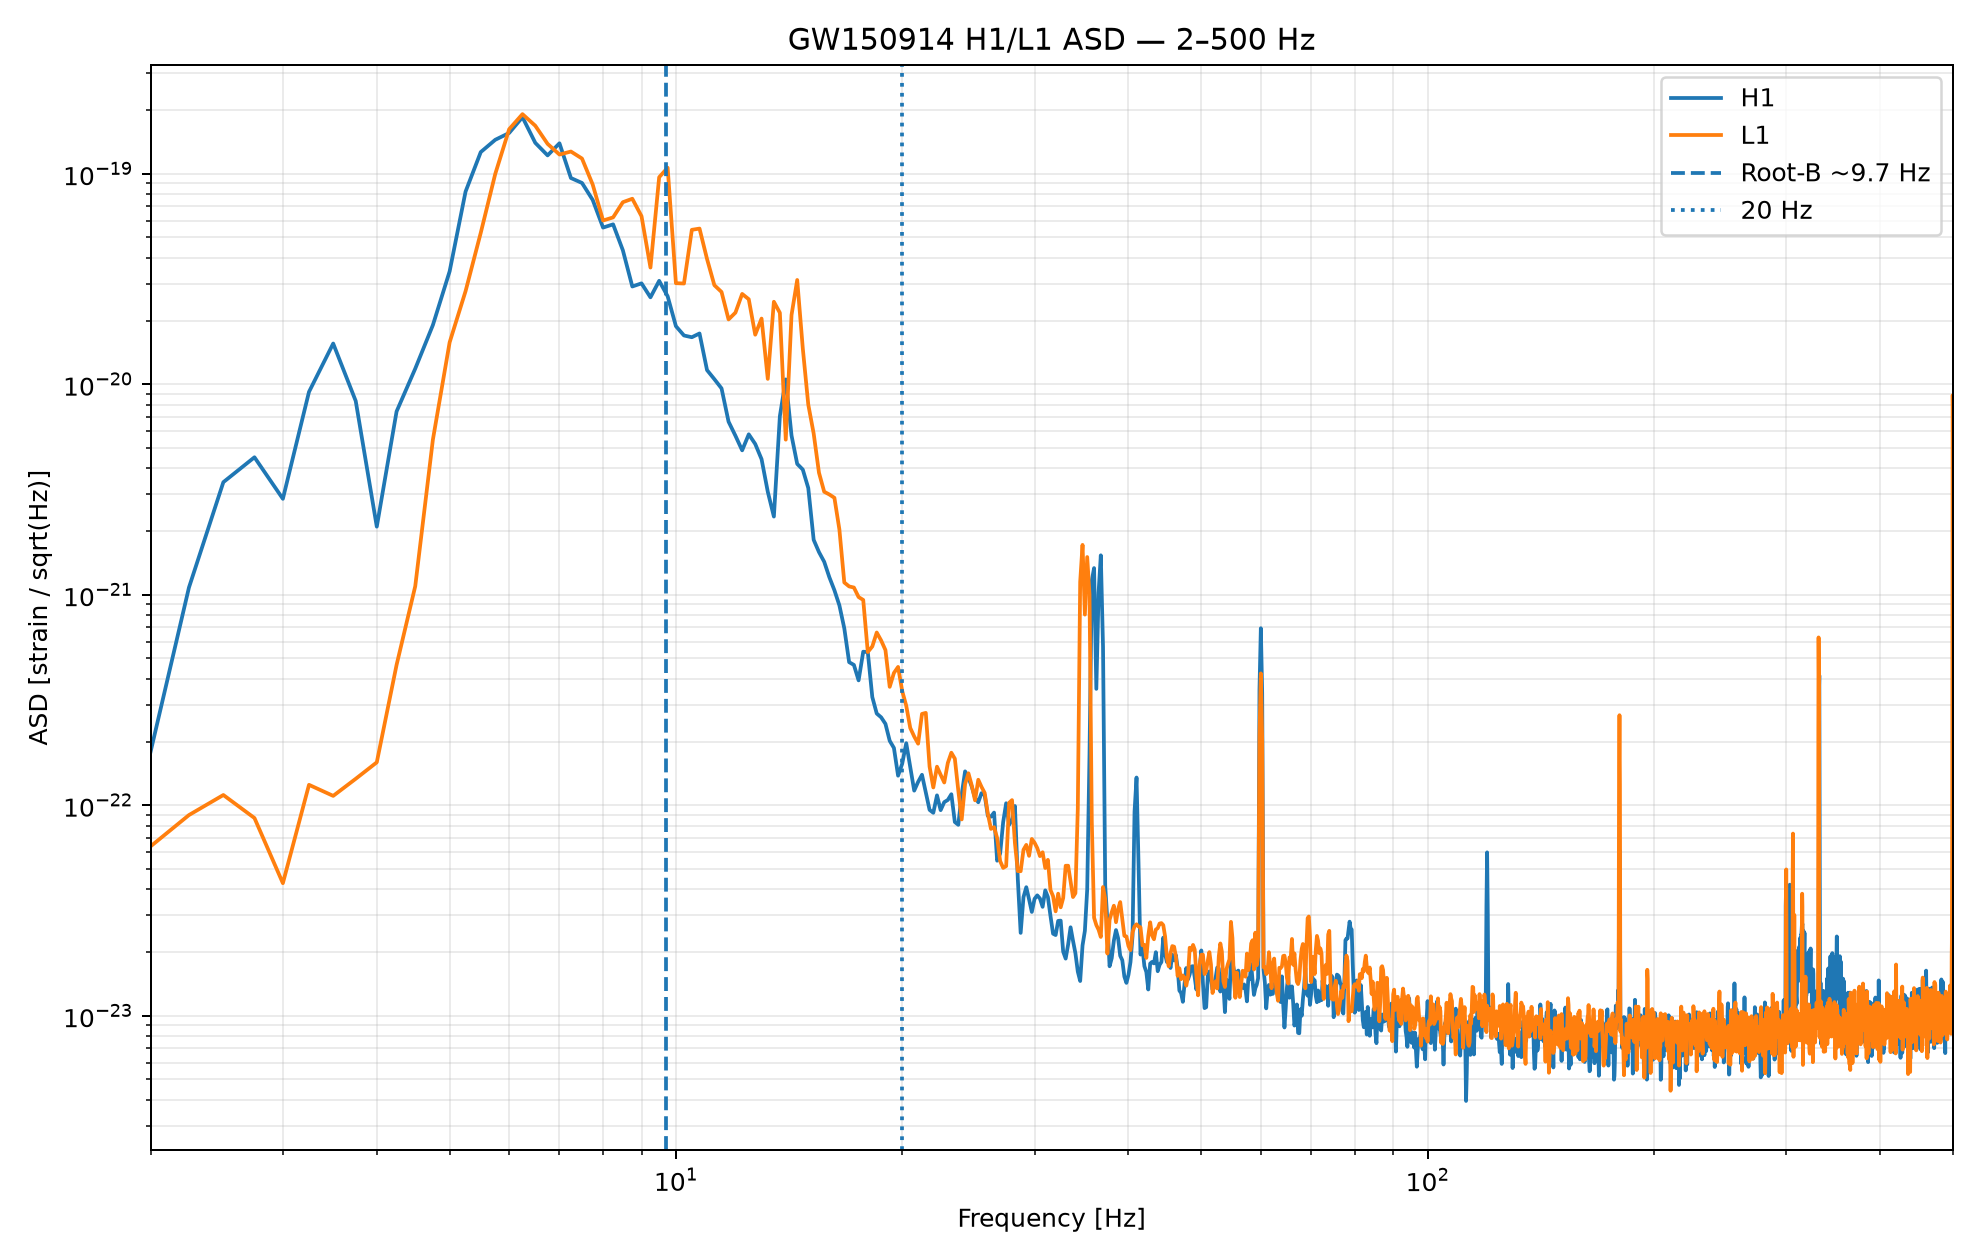

Recreate this plot in Python.
#!/usr/bin/env python3

"""
Stage 6.3c — GW150914 low-frequency PSD gate

Purpose
-------
Technical data-quality gate before any matched-filter test
of the Root-B QNM.

Root-B frequency:
    approximately 9.6 - 9.8 Hz

This stage ONLY checks whether the selected GWOSC data product
contains usable low-frequency information near 9.7 Hz.

It does NOT:
    - test the Lambda model
    - fit a Lambda template
    - perform matched filtering
    - claim an astrophysical detection
    - establish a Kerr mapping
    - reject the Lambda model

Input files:
    ./gw150914_data/H-H1_LOSC_4_V1-1126259446-32.hdf5
    ./gw150914_data/L-L1_LOSC_4_V1-1126259446-32.hdf5

Outputs:
    stage6_3c_gw150914_psd_gate.csv
    stage6_3c_gw150914_rootB_psd.csv
    stage6_3c_gw150914_psd_gate.png
    stage6_3c_gw150914_psd_low_frequency.png
    stage6_3c_gw150914_psd_gate.json
"""

import os
import json

import h5py
import numpy as np
import pandas as pd
import matplotlib.pyplot as plt

from scipy.signal import welch


# ============================================================
# CONFIGURATION
# ============================================================

# IMPORTANT:
# The GW150914 files are in the gw150914_data subdirectory.
FILES = {
    "H1": os.path.join(
        "gw150914_data",
        "H-H1_LOSC_4_V1-1126259446-32.hdf5"
    ),
    "L1": os.path.join(
        "gw150914_data",
        "L-L1_LOSC_4_V1-1126259446-32.hdf5"
    ),
}


# Validated Root-B frequency range from Stage 5K
ROOT_B_FREQS = np.array([
    9.596712868,
    9.647287000,
    9.697698000,
    9.747953000,
    9.798060000,
    9.824309473,
])


# Frequencies used for technical comparison
REFERENCE_FREQS = np.array([
    9.7,
    20.0,
    30.0,
    50.0,
    100.0,
    200.0,
])


# Use central part of the 32-second file.
# This avoids file edges.
ANALYSIS_START = 4.0
ANALYSIS_DURATION = 24.0


# Welch PSD parameters
PSD_SEGMENT_SECONDS = 4.0
OVERLAP = 0.5


# Plot range
FMIN = 2.0
FMAX = 500.0


# ============================================================
# LOAD GWOSC HDF5
# ============================================================

def load_gwosc_strain(filename):
    """
    Load strain and metadata from a GWOSC HDF5 file.
    """

    if not os.path.exists(filename):

        raise FileNotFoundError(
            "\nFile not found:\n"
            f"    {os.path.abspath(filename)}\n\n"
            "Expected GW150914 data files under:\n"
            "    ./gw150914_data/\n"
        )


    with h5py.File(filename, "r") as f:

        if "strain" not in f:

            raise RuntimeError(
                f"{filename}: missing /strain group."
            )


        if "Strain" not in f["strain"]:

            raise RuntimeError(
                f"{filename}: missing /strain/Strain dataset."
            )


        dataset = f["strain"]["Strain"]

        attrs = dict(dataset.attrs)

        strain = np.asarray(
            dataset[:],
            dtype=np.float64
        )


        # ----------------------------------------------------
        # Determine sample rate
        # ----------------------------------------------------

        sample_rate = None


        if "Xspacing" in attrs:

            sample_rate = 1.0 / float(
                attrs["Xspacing"]
            )


        elif "sample_rate" in attrs:

            sample_rate = float(
                attrs["sample_rate"]
            )


        elif "SampleRate" in attrs:

            sample_rate = float(
                attrs["SampleRate"]
            )


        # Try metadata groups if necessary
        if sample_rate is None:

            possible_groups = [
                "meta",
                "meta/Observatory",
                "meta/Detector",
            ]


            for group_name in possible_groups:

                if group_name not in f:
                    continue


                group = f[group_name]


                for key in [
                    "SampleRate",
                    "sample_rate",
                    "SamplingRate",
                ]:

                    if key in group.attrs:

                        sample_rate = float(
                            group.attrs[key]
                        )

                        break


                if sample_rate is not None:
                    break


        if sample_rate is None:

            raise RuntimeError(
                f"{filename}: "
                "could not determine sample rate."
            )


        # ----------------------------------------------------
        # GPS start
        # ----------------------------------------------------

        gps_start = None


        for key in [
            "Xstart",
            "XStart",
            "GPSstart",
            "gps_start",
        ]:

            if key in attrs:

                gps_start = float(
                    attrs[key]
                )

                break


    return (
        strain,
        sample_rate,
        gps_start,
        attrs,
    )


# ============================================================
# PSD / ASD
# ============================================================

def compute_psd(strain, fs):
    """
    Compute Welch PSD and ASD.
    """

    nperseg = int(
        PSD_SEGMENT_SECONDS * fs
    )


    if nperseg > len(strain):

        nperseg = len(strain)


    noverlap = int(
        nperseg * OVERLAP
    )


    if noverlap >= nperseg:

        noverlap = nperseg // 2


    freqs, psd = welch(
        strain,
        fs=fs,
        window="hann",
        nperseg=nperseg,
        noverlap=noverlap,
        detrend="constant",
        scaling="density",
    )


    psd = np.maximum(
        psd,
        0.0
    )


    asd = np.sqrt(psd)


    return (
        freqs,
        psd,
        asd
    )


# ============================================================
# NEAREST FREQUENCY
# ============================================================

def nearest_value(freqs, values, target):
    """
    Return the value and actual frequency bin nearest to target.
    """

    idx = np.argmin(
        np.abs(
            freqs - target
        )
    )


    return (
        float(values[idx]),
        float(freqs[idx])
    )


# ============================================================
# DETECTOR ANALYSIS
# ============================================================

def analyze_detector(detector, filename):

    print()
    print("=" * 72)
    print(f"DETECTOR: {detector}")
    print("=" * 72)


    # --------------------------------------------------------
    # Load
    # --------------------------------------------------------

    (
        strain,
        fs,
        gps_start,
        attrs
    ) = load_gwosc_strain(
        filename
    )


    duration = (
        len(strain) / fs
    )


    print(
        f"File:        {filename}"
    )

    print(
        f"Samples:     {len(strain):,}"
    )

    print(
        f"Sample rate: {fs:.6f} Hz"
    )

    print(
        f"Duration:    {duration:.3f} s"
    )


    if gps_start is not None:

        print(
            f"GPS start:   {gps_start:.3f}"
        )


    # --------------------------------------------------------
    # Analysis window
    # --------------------------------------------------------

    start_index = int(
        ANALYSIS_START * fs
    )


    stop_index = int(
        (
            ANALYSIS_START
            + ANALYSIS_DURATION
        ) * fs
    )


    stop_index = min(
        stop_index,
        len(strain)
    )


    if stop_index <= start_index:

        raise RuntimeError(
            f"{detector}: invalid analysis window."
        )


    x = strain[
        start_index:stop_index
    ]


    actual_start = (
        start_index / fs
    )

    actual_stop = (
        stop_index / fs
    )


    print(
        f"PSD interval: "
        f"{actual_start:.3f} - "
        f"{actual_stop:.3f} s"
    )


    # Remove DC
    x = (
        x
        - np.mean(x)
    )


    # --------------------------------------------------------
    # PSD
    # --------------------------------------------------------

    (
        freqs,
        psd,
        asd
    ) = compute_psd(
        x,
        fs
    )


    # --------------------------------------------------------
    # Reference frequencies
    # --------------------------------------------------------

    reference_rows = []


    for target in REFERENCE_FREQS:

        asd_value, actual_frequency = (
            nearest_value(
                freqs,
                asd,
                target
            )
        )


        psd_value, _ = (
            nearest_value(
                freqs,
                psd,
                target
            )
        )


        reference_rows.append({
            "detector": detector,
            "requested_frequency_hz": float(
                target
            ),
            "actual_frequency_hz": (
                actual_frequency
            ),
            "asd": asd_value,
            "psd": psd_value,
        })


    reference_df = pd.DataFrame(
        reference_rows
    )


    # --------------------------------------------------------
    # Root-B frequencies
    # --------------------------------------------------------

    root_rows = []


    for target in ROOT_B_FREQS:

        asd_value, actual_frequency = (
            nearest_value(
                freqs,
                asd,
                target
            )
        )


        psd_value, _ = (
            nearest_value(
                freqs,
                psd,
                target
            )
        )


        root_rows.append({
            "detector": detector,
            "rootB_frequency_hz": float(
                target
            ),
            "nearest_frequency_hz": (
                actual_frequency
            ),
            "asd": asd_value,
            "psd": psd_value,
        })


    root_df = pd.DataFrame(
        root_rows
    )


    # --------------------------------------------------------
    # 9.7 Hz and 100 Hz comparison
    # --------------------------------------------------------

    asd_9p7, actual_9p7 = (
        nearest_value(
            freqs,
            asd,
            9.7
        )
    )


    asd_100, actual_100 = (
        nearest_value(
            freqs,
            asd,
            100.0
        )
    )


    if asd_100 > 0:

        ratio = (
            asd_9p7
            / asd_100
        )

        ratio_db = (
            20.0
            * np.log10(ratio)
        )

    else:

        ratio = np.inf
        ratio_db = np.inf


    # --------------------------------------------------------
    # 5-15 Hz versus 90-110 Hz
    # --------------------------------------------------------

    low_mask = (
        (freqs >= 5.0)
        & (freqs <= 15.0)
    )


    reference_mask = (
        (freqs >= 90.0)
        & (freqs <= 110.0)
    )


    if np.any(low_mask):

        median_low = float(
            np.median(
                asd[low_mask]
            )
        )

    else:

        median_low = np.nan


    if np.any(reference_mask):

        median_reference = float(
            np.median(
                asd[reference_mask]
            )
        )

    else:

        median_reference = np.nan


    if (
        np.isfinite(median_low)
        and np.isfinite(median_reference)
        and median_reference > 0
    ):

        low_high_ratio = (
            median_low
            / median_reference
        )

    else:

        low_high_ratio = np.nan


    # --------------------------------------------------------
    # Simple cutoff diagnostic
    #
    # IMPORTANT:
    # This does NOT identify the official processing cutoff.
    # It only searches for a sharp spectral transition.
    # --------------------------------------------------------

    diagnostic_freqs = np.arange(
        5.0,
        30.0,
        0.5
    )


    diagnostic_asd = []


    for target in diagnostic_freqs:

        value, _ = (
            nearest_value(
                freqs,
                asd,
                target
            )
        )


        diagnostic_asd.append(
            value
        )


    diagnostic_asd = np.asarray(
        diagnostic_asd
    )


    possible_cutoff_hz = None


    positive = (
        diagnostic_asd
        > np.finfo(float).tiny
    )


    if np.sum(positive) >= 3:

        log_asd = np.log10(
            diagnostic_asd[
                positive
            ]
        )


        derivative = np.abs(
            np.diff(log_asd)
        )


        if len(derivative) > 0:

            idx = int(
                np.argmax(
                    derivative
                )
            )


            if derivative[idx] > 1.0:

                possible_cutoff_hz = float(
                    diagnostic_freqs[idx]
                )


    # --------------------------------------------------------
    # Technical classification
    #
    # NOT a physical detection threshold.
    # --------------------------------------------------------

    if ratio > 100.0:

        classification = (
            "VERY_HIGH_LOW_FREQUENCY_NOISE"
        )

    elif ratio > 10.0:

        classification = (
            "HIGH_LOW_FREQUENCY_NOISE"
        )

    elif ratio > 3.0:

        classification = (
            "ELEVATED_LOW_FREQUENCY_NOISE"
        )

    else:

        classification = (
            "NO_LARGE_ASD_PENALTY"
        )


    # --------------------------------------------------------
    # Console output
    # --------------------------------------------------------

    print()
    print("ASD reference values:")
    print()


    for _, row in (
        reference_df.iterrows()
    ):

        print(
            f"  "
            f"{row['requested_frequency_hz']:8.1f} Hz"
            f"   ASD = "
            f"{row['asd']:.6e}"
        )


    print()

    print(
        f"ASD @ 9.7 Hz  = "
        f"{asd_9p7:.6e}"
    )

    print(
        f"ASD @ 100 Hz  = "
        f"{asd_100:.6e}"
    )

    print(
        f"9.7/100 ratio  = "
        f"{ratio:.6e}"
    )

    print(
        f"9.7/100 dB     = "
        f"{ratio_db:.2f} dB"
    )

    print(
        f"Median ASD 5-15 Hz = "
        f"{median_low:.6e}"
    )

    print(
        f"Median ASD 90-110 Hz = "
        f"{median_reference:.6e}"
    )

    print(
        f"Low/high band ratio = "
        f"{low_high_ratio:.6e}"
    )


    if possible_cutoff_hz is not None:

        print(
            "Possible sharp spectral transition "
            f"near {possible_cutoff_hz:.1f} Hz"
        )

    else:

        print(
            "No obvious sharp spectral transition "
            "detected by diagnostic."
        )


    print(
        f"Technical classification: "
        f"{classification}"
    )


    return {
        "detector": detector,
        "filename": filename,
        "sample_rate": float(fs),
        "gps_start": gps_start,
        "duration": float(duration),
        "freqs": freqs,
        "psd": psd,
        "asd": asd,
        "reference": reference_df,
        "rootB": root_df,
        "asd_9p7": float(asd_9p7),
        "asd_100": float(asd_100),
        "ratio_9p7_100": float(ratio),
        "ratio_db_9p7_100": float(
            ratio_db
        ),
        "median_asd_5_15": median_low,
        "median_asd_90_110": median_reference,
        "low_high_band_ratio": low_high_ratio,
        "possible_cutoff_hz": possible_cutoff_hz,
        "classification": classification,
    }


# ============================================================
# MAIN
# ============================================================

def main():

    print()
    print("=" * 72)
    print(
        "STAGE 6.3c — "
        "GW150914 LOW-FREQUENCY PSD GATE"
    )
    print("=" * 72)

    print()

    print(
        "Root-B target: approximately 9.6-9.8 Hz"
    )

    print()

    print(
        "This is a TECHNICAL DATA-QUALITY TEST."
    )

    print(
        "No physical interpretation is performed "
        "in this stage."
    )


    # --------------------------------------------------------
    # Analyze detectors
    # --------------------------------------------------------

    results = {}


    for detector, filename in FILES.items():

        results[detector] = (
            analyze_detector(
                detector,
                filename
            )
        )


    # ========================================================
    # REFERENCE CSV
    # ========================================================

    reference_rows = []


    for detector, result in (
        results.items()
    ):

        for _, row in (
            result["reference"].iterrows()
        ):

            reference_rows.append(
                row.to_dict()
            )


    reference_df = pd.DataFrame(
        reference_rows
    )


    reference_df.to_csv(
        "stage6_3c_gw150914_psd_gate.csv",
        index=False
    )


    # ========================================================
    # ROOT-B CSV
    # ========================================================

    root_rows = []


    for detector, result in (
        results.items()
    ):

        for _, row in (
            result["rootB"].iterrows()
        ):

            root_rows.append(
                row.to_dict()
            )


    root_df = pd.DataFrame(
        root_rows
    )


    root_df.to_csv(
        "stage6_3c_gw150914_rootB_psd.csv",
        index=False
    )


    # ========================================================
    # FULL ASD PLOT
    # ========================================================

    plt.figure(
        figsize=(11, 7)
    )


    for detector, result in (
        results.items()
    ):

        f = result["freqs"]
        a = result["asd"]


        mask = (
            (f >= FMIN)
            & (f <= FMAX)
            & (a > 0)
        )


        plt.loglog(
            f[mask],
            a[mask],
            label=detector
        )


    plt.axvline(
        9.7,
        linestyle="--",
        label="Root-B ~9.7 Hz"
    )


    plt.axvline(
        20.0,
        linestyle=":",
        label="20 Hz"
    )


    plt.xlabel(
        "Frequency [Hz]"
    )

    plt.ylabel(
        "ASD [strain / sqrt(Hz)]"
    )

    plt.title(
        "GW150914 H1/L1 ASD — 2–500 Hz"
    )


    plt.xlim(
        FMIN,
        FMAX
    )


    plt.grid(
        True,
        which="both",
        alpha=0.25
    )


    plt.legend()

    plt.tight_layout()


    plt.savefig(
        "stage6_3c_gw150914_psd_gate.png",
        dpi=180
    )


    plt.close()


    # ========================================================
    # LOW-FREQUENCY DETAIL PLOT
    # ========================================================

    plt.figure(
        figsize=(11, 7)
    )


    for detector, result in (
        results.items()
    ):

        f = result["freqs"]
        a = result["asd"]


        mask = (
            (f >= 2.0)
            & (f <= 40.0)
            & (a > 0)
        )


        plt.semilogy(
            f[mask],
            a[mask],
            label=detector
        )


    plt.axvspan(
        9.6,
        9.83,
        alpha=0.20,
        label="Root-B frequency range"
    )


    plt.axvline(
        20.0,
        linestyle=":",
        label="20 Hz"
    )


    plt.xlabel(
        "Frequency [Hz]"
    )

    plt.ylabel(
        "ASD [strain / sqrt(Hz)]"
    )

    plt.title(
        "GW150914 low-frequency ASD — 2–40 Hz"
    )


    plt.xlim(
        2.0,
        40.0
    )


    plt.grid(
        True,
        which="both",
        alpha=0.25
    )


    plt.legend()

    plt.tight_layout()


    plt.savefig(
        "stage6_3c_gw150914_psd_low_frequency.png",
        dpi=180
    )


    plt.close()


    # ========================================================
    # OVERALL TECHNICAL GATE
    # ========================================================

    ratios = [
        result["ratio_9p7_100"]
        for result in results.values()
    ]


    if all(
        ratio > 100.0
        for ratio in ratios
    ):

        overall_status = (
            "LOW_FREQUENCY_GATE_FAIL"
        )


    elif all(
        ratio > 10.0
        for ratio in ratios
    ):

        overall_status = (
            "LOW_FREQUENCY_GATE_WEAK"
        )


    else:

        overall_status = (
            "LOW_FREQUENCY_INFORMATION_PRESENT"
        )


    # ========================================================
    # JSON SUMMARY
    # ========================================================

    detector_summary = {}


    for detector, result in (
        results.items()
    ):

        detector_summary[detector] = {

            "filename": result[
                "filename"
            ],

            "sample_rate": result[
                "sample_rate"
            ],

            "duration_s": result[
                "duration"
            ],

            "asd_9p7": result[
                "asd_9p7"
            ],

            "asd_100": result[
                "asd_100"
            ],

            "ratio_9p7_to_100": result[
                "ratio_9p7_100"
            ],

            "ratio_db": result[
                "ratio_db_9p7_100"
            ],

            "median_asd_5_15": result[
                "median_asd_5_15"
            ],

            "median_asd_90_110": result[
                "median_asd_90_110"
            ],

            "low_high_band_ratio": result[
                "low_high_band_ratio"
            ],

            "possible_cutoff_hz": result[
                "possible_cutoff_hz"
            ],

            "classification": result[
                "classification"
            ],
        }


    summary = {

        "stage": "6.3c",

        "title": (
            "GW150914 low-frequency PSD gate"
        ),

        "purpose": (
            "Determine whether the selected "
            "GWOSC data product contains "
            "potentially usable information "
            "around the Root-B frequency."
        ),

        "rootB_frequency_min_hz": float(
            np.min(ROOT_B_FREQS)
        ),

        "rootB_frequency_max_hz": float(
            np.max(ROOT_B_FREQS)
        ),

        "analysis_start_s": (
            ANALYSIS_START
        ),

        "analysis_duration_s": (
            ANALYSIS_DURATION
        ),

        "detectors": detector_summary,

        "overall_technical_status": (
            overall_status
        ),

        "scientific_interpretation": (
            "No physical interpretation is "
            "performed in this stage. The result "
            "only determines whether the selected "
            "data product is technically suitable "
            "for a subsequent low-frequency "
            "matched-filter experiment."
        ),

        "matched_filter_run": False,

        "astrophysical_claim": False,
    }


    with open(
        "stage6_3c_gw150914_psd_gate.json",
        "w",
        encoding="utf-8"
    ) as f:

        json.dump(
            summary,
            f,
            indent=2
        )


    # ========================================================
    # FINAL CONSOLE OUTPUT
    # ========================================================

    print()
    print("=" * 72)
    print(
        "STAGE 6.3c FINAL RESULT"
    )
    print("=" * 72)


    print()

    print(
        f"Root-B range: "
        f"{ROOT_B_FREQS.min():.3f} - "
        f"{ROOT_B_FREQS.max():.3f} Hz"
    )


    for detector, result in (
        results.items()
    ):

        print()
        print(
            f"{detector}:"
        )


        print(
            f"  ASD @ 9.7 Hz    = "
            f"{result['asd_9p7']:.6e}"
        )


        print(
            f"  ASD @ 100 Hz    = "
            f"{result['asd_100']:.6e}"
        )


        print(
            f"  ASD ratio       = "
            f"{result['ratio_9p7_100']:.6e}"
        )


        print(
            f"  ratio [dB]      = "
            f"{result['ratio_db_9p7_100']:.2f} dB"
        )


        print(
            f"  classification  = "
            f"{result['classification']}"
        )


        if (
            result["possible_cutoff_hz"]
            is not None
        ):

            print(
                f"  possible cutoff = "
                f"{result['possible_cutoff_hz']:.1f} Hz"
            )


    print()

    print(
        "OVERALL TECHNICAL STATUS: "
        f"{overall_status}"
    )


    print()

    print("Files written:")

    print(
        "  stage6_3c_gw150914_psd_gate.csv"
    )

    print(
        "  stage6_3c_gw150914_rootB_psd.csv"
    )

    print(
        "  stage6_3c_gw150914_psd_gate.png"
    )

    print(
        "  stage6_3c_gw150914_psd_low_frequency.png"
    )

    print(
        "  stage6_3c_gw150914_psd_gate.json"
    )


    print()

    print(
        "NO MATCHED FILTER WAS RUN."
    )

    print(
        "NO ASTROPHYSICAL CONCLUSION WAS MADE."
    )


# ============================================================
# ENTRY POINT
# ============================================================

if __name__ == "__main__":
    main()
